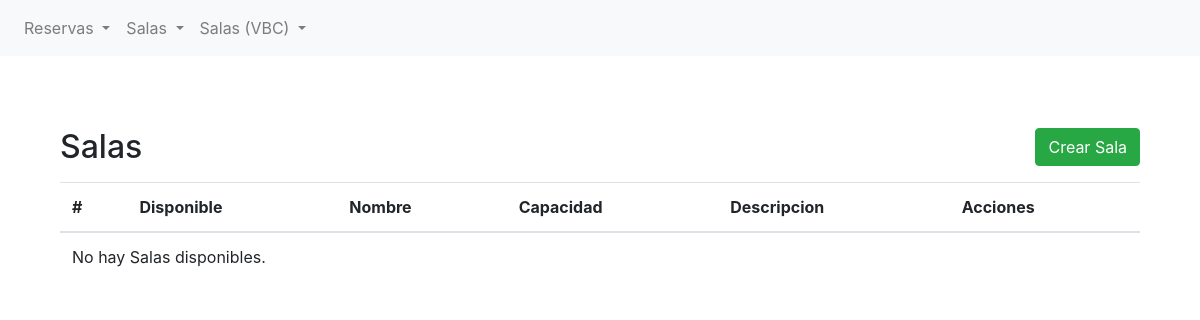
Page /sala/list/ on the earlier database version.
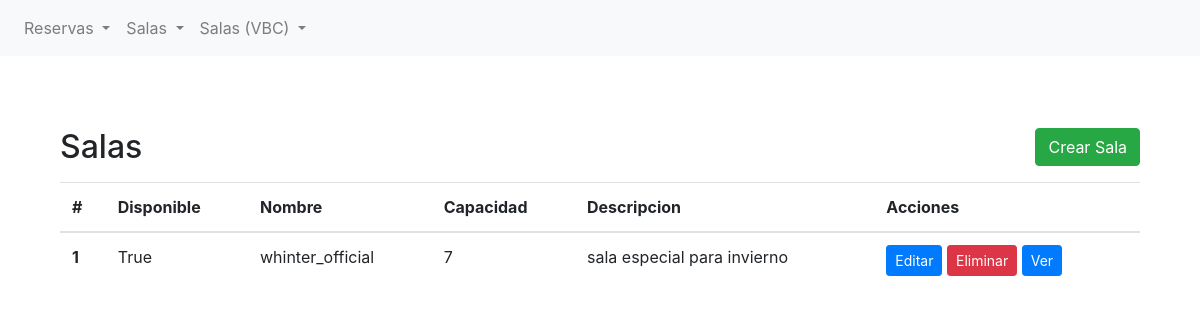
Same page on the later database version.
### bookings/models.py (models this page shows, shortened)
class Sala(models.Model):
    nombre = models.CharField(max_length=100)
    disponible = models.BooleanField(default=True)
    capacidad = models.IntegerField()
    descripcion = models.TextField(blank=True, null=True)

### bookings/views.py (the view)
# urls.py: path("sala/list/", sala_list_view, name="sala-list"),
def sala_list_view(request):
    todas_las_salas = Sala.objects.all()
    contexto = {"SANTIAGOMOTORIZADO": todas_las_salas}
    return render(request, "bookings/salas/list.html", contexto)

### bookings/templates/bookings/salas/list.html (shortened to what this page needs)
{% extends 'bookings/base.html' %}
{% block content %}
<section class="py-5">
    <div class="container">
        <div class="d-flex justify-content-between align-items-center mb-3">
            <h2 class="mb-0">Salas</h2>
            <a href="{% url 'sala-create' %}" class="btn btn-success">Crear Sala</a>
        </div>
        <table class="table">
            <thead>
                <tr>
                    <th scope="col">#</th>
                    <th scope="col">Disponible</th>
                    <th scope="col">Nombre</th>
                    <th scope="col">Capacidad</th>
                    <th scope="col">Descripcion</th>
                    <th scope="col">Acciones</th>
                </tr>
            </thead>
            <tbody>
                {% if SANTIAGOMOTORIZADO %}
                {% for sala in SANTIAGOMOTORIZADO %}
                <tr>
                    <th scope="row">{{ forloop.counter }}</th>
                    <td>{{ sala.disponible }}</td>
                    <td>{{ sala.nombre }}</td>
                    <td>{{ sala.capacidad }}</td>
                    <td>{{ sala.descripcion }}</td>
                    <td>
                        <a href="{% url 'sala-update' sala.id %}" class="btn btn-primary btn-sm">Editar</a>
                        <a href="{% url 'sala-delete' sala.id %}" class="btn btn-danger btn-sm">Eliminar</a>
                        <a href="{% url 'sala-detail' sala.id %}" class="btn btn-primary btn-sm">Ver</a>
                    </td>
                </tr>
                {% endfor %}
                {% else %}
                <tr>
                    <td colspan="7">No hay Salas disponibles.</td>
                </tr>
                {% endif %}
            </tbody>
        </table>
    </div>
</section>
{% endblock %}

Differences in the rows shown:
added Sala: disponible "True", nombre "whinter_official", capacidad "7", descripcion "sala especial para invierno"
Other differences:
text no longer shown: "No hay Salas disponibles."
